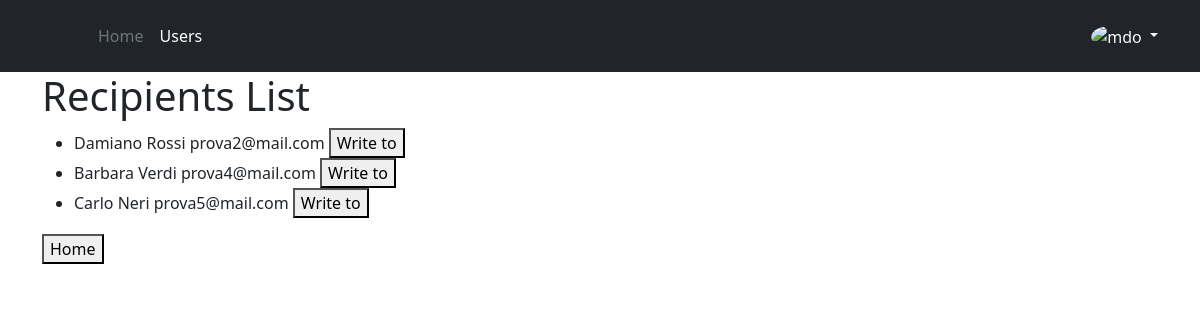
The page /recipients_list (signed in) on the database as committed earlier.
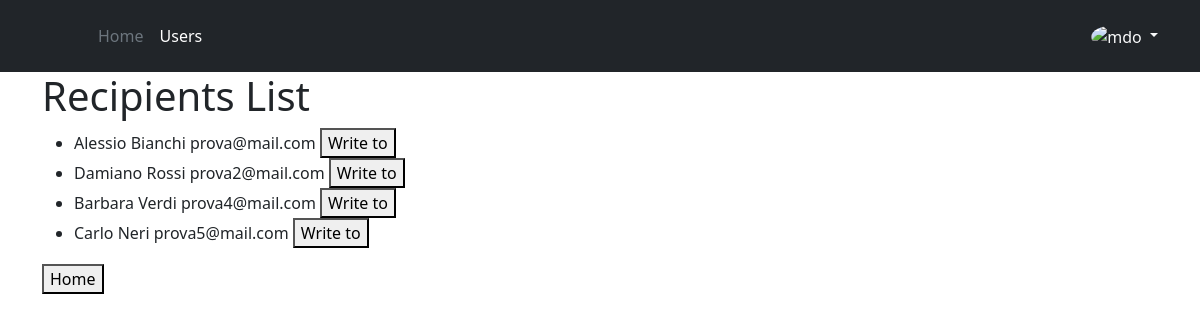
The same page on the database as committed later.
### monolith/database.py (models this page shows, shortened)
class User(db.Model):
    __tablename__ = 'user'
    id = db.Column(db.Integer, primary_key=True, autoincrement=True)
    email = db.Column(db.Unicode(128), unique=True, nullable=False)
    firstname = db.Column(db.Unicode(128))
    lastname = db.Column(db.Unicode(128))
    password = db.Column(db.Unicode(128))
    date_of_birth = db.Column(db.Date)
    is_active = db.Column(db.Boolean, default=True)
    is_admin = db.Column(db.Boolean, default=False)
    is_anonymous = False
    has_picture = db.Column(db.Boolean, default=False)  # has the user a personal profile picture
    '''
    TODO 2nd priority stuffs
    lottery_points = db.Column(db.integer, default=0)
    content_filter_enabled = db.Column(db.Boolean, default=False)
    '''
    sent_messages = db.relationship('Message', backref='sender', lazy=True)
    received_messages = db.relationship('Message_Recipient', backref='recipient', lazy=True)
    reported_messages = db.relationship('Report', backref='reporter', lazy=True)
    @property
    def is_authenticated(self):
        return self._authenticated

### monolith/views/list.py (the view)
@list.route('/recipients_list',methods=['GET'])
def users_list():
    if current_user is not None and hasattr(current_user, 'id'):
        list_logic = ListLogic()
        recipients = list_logic.retrieving_recipients(current_user.id)
        return render_template("recipients_list.html", users=recipients)
    else:
        return redirect('/login')

### monolith/auth.py (called while the page is built)
@login_manager.user_loader
def load_user(user_id):
    user = User.query.get(user_id)
    if user is not None:
        user._authenticated = True
    return user

### monolith/list_logic.py (called while the page is built, shortened)
    def retrieving_users(self, id):
        all_users = db.session.query(User).where(User.is_admin == False).where(User.id != id).where(User.is_active != False)
        return [a for a in all_users]

    def retrieving_users_in_blacklist(self, id):
        blacklist = db.session.query(Blacklist).where(or_(Blacklist.blocking_user_id == id, Blacklist.blocked_user_id == id))
        return [b for b in blacklist]

    def retrieving_recipients(self, id):
        all_users = self.retrieving_users(id)
        blacklist = self.retrieving_users_in_blacklist(id)
        return all_users

### monolith/templates/recipients_list.html (shortened to what this page needs)
{% extends "layout.html" %}
{% block content %}
<h1>Recipients List</h1>
<ul>
  {% for user in users: %}
  <li>
  {{user.firstname}} {{user.lastname}} {{user.email}}
  <button onclick="location.href = '/new_message?single_recipient={{user.email}}';" id="writeToButton" class="float-left submit-button">Write to</button>
  </li>
  {% endfor %}
</ul>
<button onclick="location.href = '/';" id="homeButton" class="float-left submit-button" >Home</button>
{% endblock %}

Rows that differ between the two databases and show on the page:
now on this page (row edited): User: firstname "Alessio", lastname "Bianchi", email "prova@mail.com"
